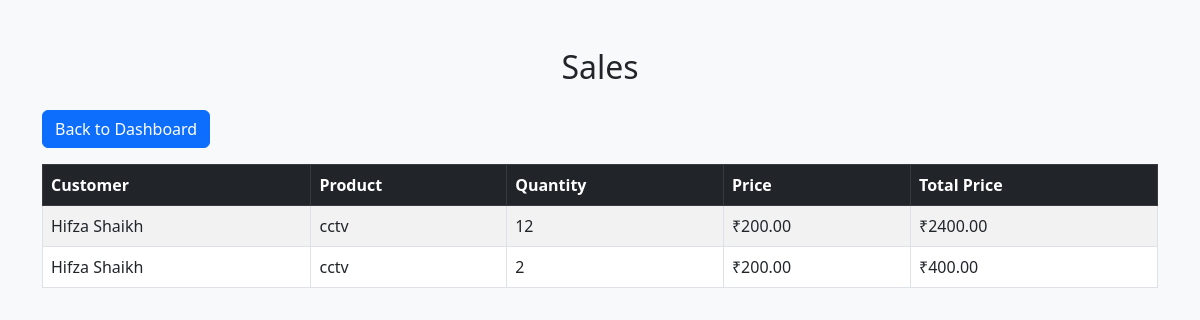
The app's page /sales/ (signed in) with its own data.
### management/models.py (models this page shows, shortened)
class Sale(models.Model):
    customer = models.ForeignKey(Customer, on_delete=models.CASCADE)
    product = models.ForeignKey(Product, on_delete=models.CASCADE)
    quantity = models.IntegerField()
    sale_date = models.DateTimeField(auto_now_add=True)
    def total_price(self):
        return self.quantity * self.product.price

class Customer(models.Model):
    name = models.CharField(max_length=255)
    email = models.EmailField(unique=True)
    phone = models.CharField(max_length=15)
    address = models.TextField()

class Product(models.Model):
    name = models.CharField(max_length=255)
    description = models.TextField()
    price = models.DecimalField(max_digits=10, decimal_places=2)

### management/views.py (the view)
# urls.py: path('sales/', view_sales, name='view_sales'),
@login_required
def view_sales(request):
    sales = Sale.objects.filter(id__isnull=False)  # Ensures only valid sales are shown
    return render(request, 'management/sales.html', {'sales': sales})

### management/templates/management/sales.html (shortened to what this page needs)
<!DOCTYPE html>
<html lang="en">
<head>
    <link href="https://cdn.jsdelivr.net/npm/bootstrap@5.3.0/dist/css/bootstrap.min.css" rel="stylesheet">
</head>
<body class="bg-light">
    <div class="container my-5">
        <h2 class="text-center mb-4">Sales</h2>
        <a href="{% url 'dashboard' %}" class="btn btn-primary mb-3">Back to Dashboard</a>
        <div class="table-responsive">
            <table class="table table-bordered table-striped">
                <thead class="table-dark">
                    <tr>
                        <th>Customer</th>
                        <th>Product</th>
                        <th>Quantity</th>
                        <th>Price</th>
                        <th>Total Price</th>
                    </tr>
                </thead>
                <tbody>
                    {% for sale in sales %}
                    <tr>
                        <td>{{ sale.customer.name }}</td>
                        <td>{{ sale.product.name }}</td>
                        <td>{{ sale.quantity }}</td>
                        <td>₹{{ sale.product.price }}</td>
                        <td>₹{{ sale.total_price }}</td>
                    </tr>
                    {% endfor %}
                </tbody>
            </table>
        </div>
    </div>
</body>
</html>

### records on screen
Sale: customer.name "Hifza Shaikh", product.name "cctv", quantity "12", product.price "200.00", total_price "2400.00"
Sale: customer.name "Hifza Shaikh", product.name "cctv", quantity "2", product.price "200.00", total_price "400.00"
